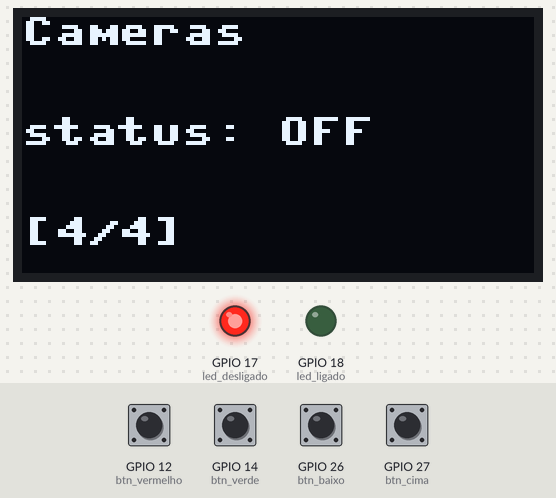
Bench run of a program on a simulated ESP32 board running MicroPython. Parts: 128×64 one-colour display, output pins drawn as LEDs (lit = HIGH). Wiring (from the project's diagram.json): red button on GPIO 12, green button on GPIO 14, red LED on GPIO 17, green LED on GPIO 18, yellow button on GPIO 26, blue button on GPIO 27. Inputs (shaded band) come from the test bench; at power-on: GPIO 12 (btn_vermelho), GPIO 14 (btn_verde), GPIO 26 (btn_baixo), GPIO 27 (btn_cima) HIGH. Library files of the repository ran but are not shown: ssd1306.py; what the program prints to the serial console is not drawn.

Above: at 1.2 s.
1.3 s: GPIO 14 (btn_verde) pulled LOW for 0.15 s
At 2.5 s:
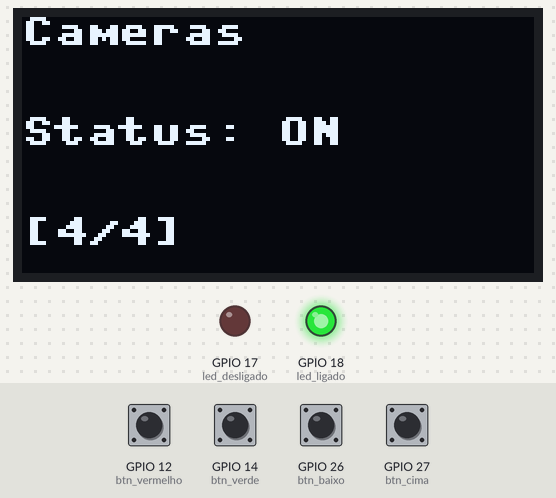
2.9 s: GPIO 27 (btn_cima) pulled LOW for 0.15 s
At 4.1 s:
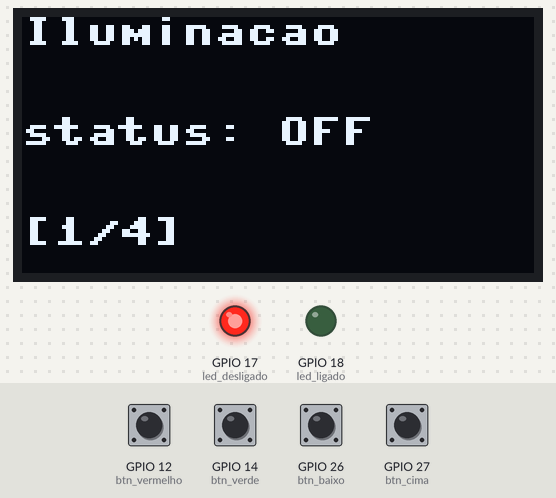
4.5 s: GPIO 14 (btn_verde) pulled LOW for 1 s
At 6.0 s:
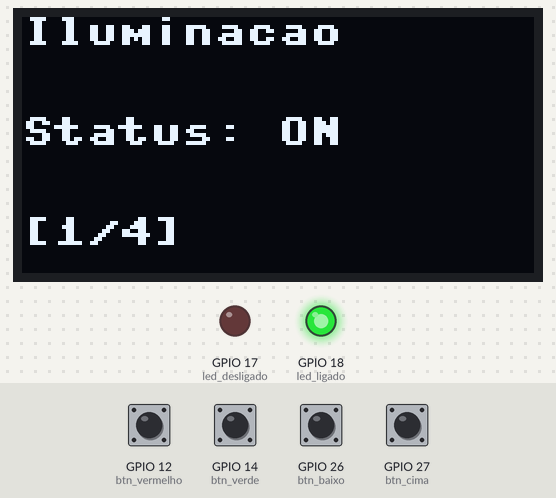
7.0 s: GPIO 26 (btn_baixo) pulled LOW for 0.15 s
At 7.06 s:
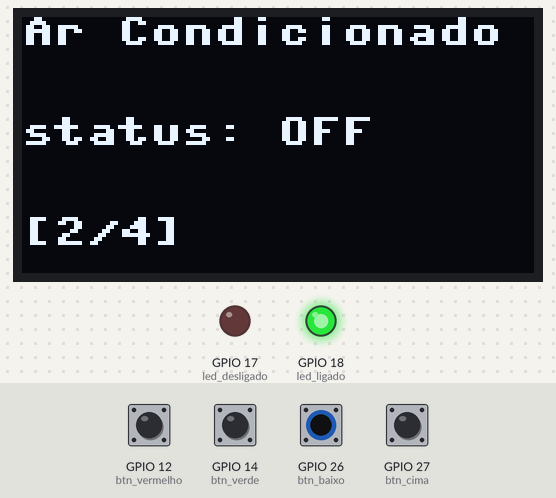
8.6 s: GPIO 12 (btn_vermelho) pulled LOW for 0.15 s
At 9.8 s:
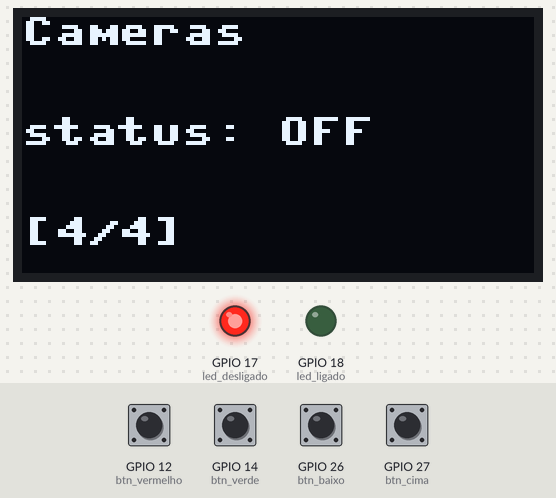
10.2 s: GPIO 27 (btn_cima) pulled LOW for 1 s
At 11.5 s:
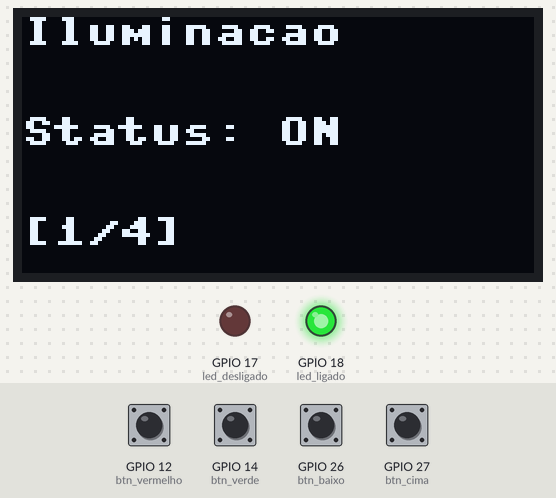
Timing chart, 0 to 13.2 s (numbered marks = the images above; inputs shaded):
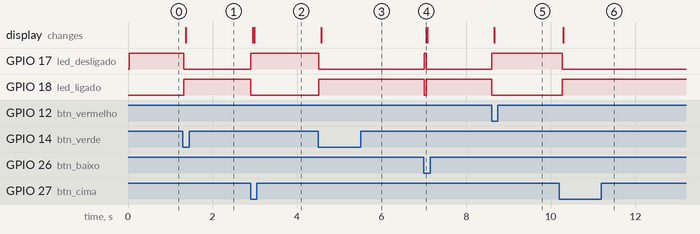

The program:

main.py
```python
import machine
import time
import ssd1306

btn_vermelho = machine.Pin(12, machine.Pin.IN, machine.Pin.PULL_UP )
btn_verde = machine.Pin(14, machine.Pin.IN, machine.Pin.PULL_UP)
btn_cima = machine.Pin(27, machine.Pin.IN, machine.Pin.PULL_UP)
btn_baixo = machine.Pin(26, machine.Pin.IN, machine.Pin.PULL_UP)

led_desligado = machine.Pin(17, machine.Pin.OUT)
led_ligado = machine.Pin(18, machine.Pin.OUT)

largura = 128
altura = 64
i2c = machine.I2C(0, scl = machine.Pin(22), sda = machine.Pin(21))
tela = ssd1306.SSD1306_I2C(largura, altura, i2c)

qual_tela = 4
status_iluminação = "OFF"
status_ar_condicionado = "OFF"
status_portao_principal = "OFF"
status_cameras = "OFF"

while True:

    if btn_cima.value() == 0 and qual_tela >= 2:
        qual_tela -= 1
        print("Botao Cima OK")

    if btn_baixo.value() == 0 and qual_tela <= 3:
        qual_tela += 1
        print("Botao Baixo OK")

    print(qual_tela)

    if qual_tela == 1:

        if btn_vermelho.value() == 0:
            status_iluminação = "OFF"
            print("Botão vermelho OK")

        if btn_verde.value() == 0:
            status_iluminação = "ON"
            print("Botão verde OK")

        tela.fill(0)
        tela.text("Iluminacao", 0, 0)
        # tela.text("Status:", 0, 25)
        if status_iluminação == "OFF":
            tela.text("status: OFF", 0, 25)
            led_desligado.value(1)
            led_ligado(0)
        elif status_iluminação == "ON":
            tela.text("Status: ON", 0, 25)
            led_desligado.value(0)
            led_ligado.value(1)
        tela.text("[1/4]", 0, 50)
        tela.show()

    elif qual_tela == 2:

        if btn_vermelho.value() == 0:
            status_ar_condicionado = "OFF"
            print("Botão vermelho OK")

        if btn_verde.value() == 0:
            status_ar_condicionado = "ON"
            print("Botão verde OK")

        tela.fill(0)
        tela.text("Ar Condicionado", 0, 0)
        #tela.text("Status:", 0, 25)
        if status_ar_condicionado == "OFF":
            tela.text("status: OFF", 0, 25)
            led_desligado.value(1)
            led_ligado(0)
        elif status_ar_condicionado == "ON":
            tela.text("Status: ON", 0, 25)
            led_desligado.value(0)
            led_ligado.value(1)
        tela.text("[2/4]", 0, 50)
        tela.show()

    elif qual_tela == 3:

        if btn_vermelho.value() == 0:
            status_portao_principal = "OFF"
            print("Botão vermelho OK")

        if btn_verde.value() == 0:
            status_portao_principal = "ON"
            print("Botão verde OK")

        tela.fill(0)
        tela.text("Portao", 0, 0)
        #tela.text("Status:", 0, 25)
        if status_portao_principal == "OFF":
            tela.text("status: OFF", 0, 25)
            led_desligado.value(1)
            led_ligado(0)
        elif status_portao_principal == "ON":
            tela.text("Status: ON", 0, 25)
            led_desligado.value(0)
            led_ligado.value(1)
        tela.text("[3/4]", 0, 50)
        tela.show()

    elif qual_tela == 4:

        if btn_vermelho.value() == 0:
            status_cameras = "OFF"
            print("Botão vermelho OK")

        if btn_verde.value() == 0:
            status_cameras = "ON"
            print("Botão verde OK")

        tela.fill(0)
        tela.text("Cameras", 0, 0)
        #tela.text("Status:", 0, 25)
        if status_cameras == "OFF":
            tela.text("status: OFF", 0, 25)
            led_desligado.value(1)
            led_ligado(0)
        elif status_cameras == "ON":
            tela.text("Status: ON", 0, 25)
            led_desligado.value(0)
            led_ligado.value(1)
        tela.text("[4/4]", 0, 50)
        tela.show()

time.sleep(0.1)
```

Measured:
- after the input at 1.3 s, GPIO 17 (led_desligado): HIGH → LOW at once; GPIO 18 (led_ligado): LOW → HIGH at once; the display: changes after 0.07 s (image 1)
- after the input at 2.9 s, GPIO 17 (led_desligado): LOW → HIGH at once; GPIO 18 (led_ligado): HIGH → LOW at once; the display: first changes after 0.06 s (image 2 shows a later state)
- after the input at 4.5 s, GPIO 17 (led_desligado): HIGH → LOW at once; GPIO 18 (led_ligado): LOW → HIGH at once; the display: changes after 0.07 s (image 3)
- after the input at 7.0 s, GPIO 17 (led_desligado): LOW → HIGH at once, → LOW 0.05 s later; GPIO 18 (led_ligado): HIGH → LOW at once, → HIGH 0.05 s later; the display: changes after 0.05 s (image 4)
- after the input at 8.6 s, GPIO 17 (led_desligado): LOW → HIGH at once; GPIO 18 (led_ligado): HIGH → LOW at once; the display: changes after 0.06 s (image 5)
- after the input at 10.2 s, GPIO 17 (led_desligado): HIGH → LOW after 0.08 s; GPIO 18 (led_ligado): LOW → HIGH after 0.08 s; the display: first differs from a run without the input after 0.10 s (image 6)
